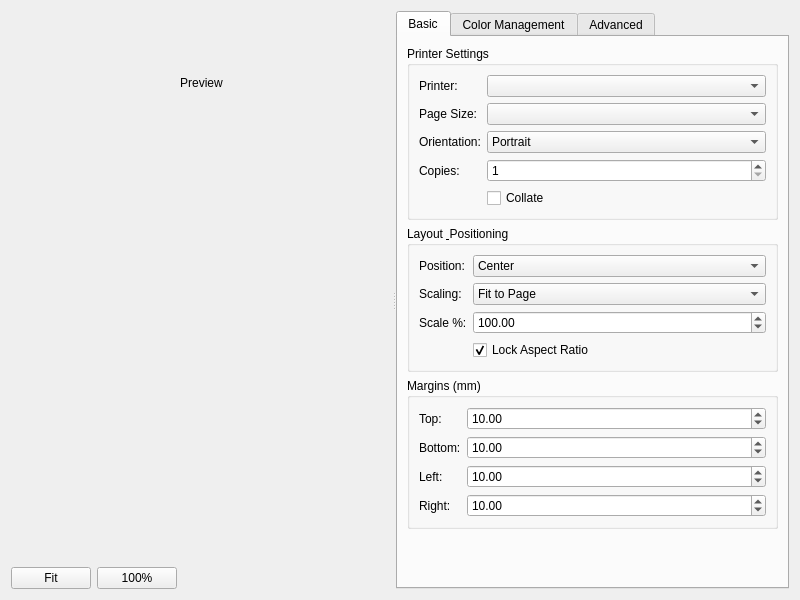
<?xml version="1.0" encoding="UTF-8"?>
<ui version="4.0">
 <author>
    SPDX-FileCopyrightText: none
    SPDX-License-Identifier: GPL-3.0-or-later
  </author>
 <class>WdgPrintOptions</class>
 <widget class="QWidget" name="WdgPrintOptions">
  <property name="geometry">
   <rect>
    <x>0</x>
    <y>0</y>
    <width>800</width>
    <height>600</height>
   </rect>
  </property>
  <property name="windowTitle">
   <string>Print Options</string>
  </property>
  <layout class="QHBoxLayout" name="horizontalLayout_main">
   <item>
    <widget class="QSplitter" name="splitter">
     <property name="orientation">
      <enum>Qt::Horizontal</enum>
     </property>
     <widget class="QWidget" name="previewContainer" native="true">
      <layout class="QVBoxLayout" name="verticalLayout_preview">
       <item>
        <widget class="QLabel" name="lblPreview">
         <property name="text">
          <string>Preview</string>
         </property>
         <property name="alignment">
          <set>Qt::AlignCenter</set>
         </property>
        </widget>
       </item>
       <item>
        <widget class="KisPrintPreviewWidget" name="previewWidget" native="true">
         <property name="minimumSize">
          <size>
           <width>300</width>
           <height>400</height>
          </size>
         </property>
        </widget>
       </item>
       <item>
        <layout class="QHBoxLayout" name="horizontalLayout_zoom">
         <item>
          <widget class="QPushButton" name="btnFitToWindow">
           <property name="text">
            <string>Fit</string>
           </property>
          </widget>
         </item>
         <item>
          <widget class="QPushButton" name="btnZoom100">
           <property name="text">
            <string>100%</string>
           </property>
          </widget>
         </item>
         <item>
          <spacer name="horizontalSpacer_zoom">
           <property name="orientation">
            <enum>Qt::Horizontal</enum>
           </property>
           <property name="sizeHint" stdset="0">
            <size>
             <width>40</width>
             <height>20</height>
            </size>
           </property>
          </spacer>
         </item>
        </layout>
       </item>
      </layout>
     </widget>
     <widget class="QWidget" name="optionsContainer" native="true">
      <layout class="QVBoxLayout" name="verticalLayout_options">
       <item>
        <widget class="QTabWidget" name="tabWidget">
         <property name="currentIndex">
          <number>0</number>
         </property>
         <widget class="QWidget" name="tabBasic">
          <attribute name="title">
           <string>Basic</string>
          </attribute>
          <layout class="QVBoxLayout" name="verticalLayout_basic">
           <item>
            <widget class="QGroupBox" name="groupPrinter">
             <property name="title">
              <string>Printer Settings</string>
             </property>
             <layout class="QFormLayout" name="formLayout_printer">
              <item row="0" column="0">
               <widget class="QLabel" name="lblPrinter">
                <property name="text">
                 <string>Printer:</string>
                </property>
               </widget>
              </item>
              <item row="0" column="1">
               <widget class="QComboBox" name="cmbPrinter"/>
              </item>
              <item row="1" column="0">
               <widget class="QLabel" name="lblPageSize">
                <property name="text">
                 <string>Page Size:</string>
                </property>
               </widget>
              </item>
              <item row="1" column="1">
               <widget class="QComboBox" name="cmbPageSize"/>
              </item>
              <item row="2" column="0">
               <widget class="QLabel" name="lblOrientation">
                <property name="text">
                 <string>Orientation:</string>
                </property>
               </widget>
              </item>
              <item row="2" column="1">
               <widget class="QComboBox" name="cmbOrientation">
                <item>
                 <property name="text">
                  <string>Portrait</string>
                 </property>
                </item>
                <item>
                 <property name="text">
                  <string>Landscape</string>
                 </property>
                </item>
               </widget>
              </item>
              <item row="3" column="0">
               <widget class="QLabel" name="lblCopies">
                <property name="text">
                 <string>Copies:</string>
                </property>
               </widget>
              </item>
              <item row="3" column="1">
               <widget class="QSpinBox" name="spinCopies">
                <property name="minimum">
                 <number>1</number>
                </property>
                <property name="maximum">
                 <number>999</number>
                </property>
               </widget>
              </item>
              <item row="4" column="1">
               <widget class="QCheckBox" name="chkCollate">
                <property name="text">
                 <string>Collate</string>
                </property>
               </widget>
              </item>
             </layout>
            </widget>
           </item>
           <item>
            <widget class="QGroupBox" name="groupLayout">
             <property name="title">
              <string>Layout &amp; Positioning</string>
             </property>
             <layout class="QFormLayout" name="formLayout_layout">
              <item row="0" column="0">
               <widget class="QLabel" name="lblPosition">
                <property name="text">
                 <string>Position:</string>
                </property>
               </widget>
              </item>
              <item row="0" column="1">
               <widget class="QComboBox" name="cmbPosition">
                <item>
                 <property name="text">
                  <string>Center</string>
                 </property>
                </item>
                <item>
                 <property name="text">
                  <string>Top-Left</string>
                 </property>
                </item>
                <item>
                 <property name="text">
                  <string>Custom</string>
                 </property>
                </item>
               </widget>
              </item>
              <item row="1" column="0">
               <widget class="QLabel" name="lblScaling">
                <property name="text">
                 <string>Scaling:</string>
                </property>
               </widget>
              </item>
              <item row="1" column="1">
               <widget class="QComboBox" name="cmbScaling">
                <item>
                 <property name="text">
                  <string>Fit to Page</string>
                 </property>
                </item>
                <item>
                 <property name="text">
                  <string>Percentage</string>
                 </property>
                </item>
                <item>
                 <property name="text">
                  <string>Specific Dimensions</string>
                 </property>
                </item>
               </widget>
              </item>
              <item row="2" column="0">
               <widget class="QLabel" name="lblScalePercent">
                <property name="text">
                 <string>Scale %:</string>
                </property>
               </widget>
              </item>
              <item row="2" column="1">
               <widget class="QDoubleSpinBox" name="spinScalePercent">
                <property name="minimum">
                 <double>1.000000000000000</double>
                </property>
                <property name="maximum">
                 <double>1000.000000000000000</double>
                </property>
                <property name="value">
                 <double>100.000000000000000</double>
                </property>
               </widget>
              </item>
              <item row="3" column="1">
               <widget class="QCheckBox" name="chkLockAspectRatio">
                <property name="text">
                 <string>Lock Aspect Ratio</string>
                </property>
                <property name="checked">
                 <bool>true</bool>
                </property>
               </widget>
              </item>
             </layout>
            </widget>
           </item>
           <item>
            <widget class="QGroupBox" name="groupMargins">
             <property name="title">
              <string>Margins (mm)</string>
             </property>
             <layout class="QFormLayout" name="formLayout_margins">
              <item row="0" column="0">
               <widget class="QLabel" name="lblMarginTop">
                <property name="text">
                 <string>Top:</string>
                </property>
               </widget>
              </item>
              <item row="0" column="1">
               <widget class="QDoubleSpinBox" name="spinMarginTop">
                <property name="minimum">
                 <double>0.000000000000000</double>
                </property>
                <property name="maximum">
                 <double>100.000000000000000</double>
                </property>
                <property name="value">
                 <double>10.000000000000000</double>
                </property>
               </widget>
              </item>
              <item row="1" column="0">
               <widget class="QLabel" name="lblMarginBottom">
                <property name="text">
                 <string>Bottom:</string>
                </property>
               </widget>
              </item>
              <item row="1" column="1">
               <widget class="QDoubleSpinBox" name="spinMarginBottom">
                <property name="minimum">
                 <double>0.000000000000000</double>
                </property>
                <property name="maximum">
                 <double>100.000000000000000</double>
                </property>
                <property name="value">
                 <double>10.000000000000000</double>
                </property>
               </widget>
              </item>
              <item row="2" column="0">
               <widget class="QLabel" name="lblMarginLeft">
                <property name="text">
                 <string>Left:</string>
                </property>
               </widget>
              </item>
              <item row="2" column="1">
               <widget class="QDoubleSpinBox" name="spinMarginLeft">
                <property name="minimum">
                 <double>0.000000000000000</double>
                </property>
                <property name="maximum">
                 <double>100.000000000000000</double>
                </property>
                <property name="value">
                 <double>10.000000000000000</double>
                </property>
               </widget>
              </item>
              <item row="3" column="0">
               <widget class="QLabel" name="lblMarginRight">
                <property name="text">
                 <string>Right:</string>
                </property>
               </widget>
              </item>
              <item row="3" column="1">
               <widget class="QDoubleSpinBox" name="spinMarginRight">
                <property name="minimum">
                 <double>0.000000000000000</double>
                </property>
                <property name="maximum">
                 <double>100.000000000000000</double>
                </property>
                <property name="value">
                 <double>10.000000000000000</double>
                </property>
               </widget>
              </item>
             </layout>
            </widget>
           </item>
           <item>
            <spacer name="verticalSpacer_basic">
             <property name="orientation">
              <enum>Qt::Vertical</enum>
             </property>
             <property name="sizeHint" stdset="0">
              <size>
               <width>20</width>
               <height>40</height>
              </size>
             </property>
            </spacer>
           </item>
          </layout>
         </widget>
         <widget class="QWidget" name="tabColorManagement">
          <attribute name="title">
           <string>Color Management</string>
          </attribute>
          <layout class="QVBoxLayout" name="verticalLayout_color">
           <item>
            <widget class="QGroupBox" name="groupColorManagement">
             <property name="title">
              <string>Color Settings</string>
             </property>
             <layout class="QFormLayout" name="formLayout_color">
              <item row="0" column="0">
               <widget class="QLabel" name="lblSourceProfile">
                <property name="text">
                 <string>Source Profile:</string>
                </property>
               </widget>
              </item>
              <item row="0" column="1">
               <widget class="QLabel" name="lblSourceProfileValue">
                <property name="text">
                 <string>Document Color Space</string>
                </property>
               </widget>
              </item>
              <item row="1" column="0">
               <widget class="QLabel" name="lblPrinterProfile">
                <property name="text">
                 <string>Printer Profile:</string>
                </property>
               </widget>
              </item>
              <item row="1" column="1">
               <widget class="QComboBox" name="cmbPrinterProfile"/>
              </item>
              <item row="2" column="0">
               <widget class="QLabel" name="lblRenderingIntent">
                <property name="text">
                 <string>Rendering Intent:</string>
                </property>
               </widget>
              </item>
              <item row="2" column="1">
               <widget class="QComboBox" name="cmbRenderingIntent">
                <item>
                 <property name="text">
                  <string>Perceptual</string>
                 </property>
                </item>
                <item>
                 <property name="text">
                  <string>Relative Colorimetric</string>
                 </property>
                </item>
                <item>
                 <property name="text">
                  <string>Saturation</string>
                 </property>
                </item>
                <item>
                 <property name="text">
                  <string>Absolute Colorimetric</string>
                 </property>
                </item>
               </widget>
              </item>
              <item row="3" column="1">
               <widget class="QCheckBox" name="chkBlackPointCompensation">
                <property name="text">
                 <string>Black Point Compensation</string>
                </property>
                <property name="checked">
                 <bool>true</bool>
                </property>
               </widget>
              </item>
              <item row="4" column="1">
               <widget class="QCheckBox" name="chkProofColors">
                <property name="text">
                 <string>Proof Colors</string>
                </property>
               </widget>
              </item>
             </layout>
            </widget>
           </item>
           <item>
            <spacer name="verticalSpacer_color">
             <property name="orientation">
              <enum>Qt::Vertical</enum>
             </property>
             <property name="sizeHint" stdset="0">
              <size>
               <width>20</width>
               <height>40</height>
              </size>
             </property>
            </spacer>
           </item>
          </layout>
         </widget>
         <widget class="QWidget" name="tabAdvanced">
          <attribute name="title">
           <string>Advanced</string>
          </attribute>
          <layout class="QVBoxLayout" name="verticalLayout_advanced">
           <item>
            <widget class="QGroupBox" name="groupPrintMarks">
             <property name="title">
              <string>Print Marks</string>
             </property>
             <layout class="QVBoxLayout" name="verticalLayout_marks">
              <item>
               <widget class="QCheckBox" name="chkCropMarks">
                <property name="text">
                 <string>Crop Marks</string>
                </property>
               </widget>
              </item>
              <item>
               <widget class="QCheckBox" name="chkRegistrationMarks">
                <property name="text">
                 <string>Registration Marks</string>
                </property>
               </widget>
              </item>
              <item>
               <widget class="QCheckBox" name="chkColorBars">
                <property name="text">
                 <string>Color Bars</string>
                </property>
               </widget>
              </item>
              <item>
               <widget class="QCheckBox" name="chkPageInfo">
                <property name="text">
                 <string>Page Information</string>
                </property>
               </widget>
              </item>
             </layout>
            </widget>
           </item>
           <item>
            <widget class="QGroupBox" name="groupImageAdjustments">
             <property name="title">
              <string>Image Adjustments</string>
             </property>
             <layout class="QFormLayout" name="formLayout_adjustments">
              <item row="0" column="0">
               <widget class="QLabel" name="lblBrightness">
                <property name="text">
                 <string>Brightness:</string>
                </property>
               </widget>
              </item>
              <item row="0" column="1">
               <widget class="QSlider" name="sliderBrightness">
                <property name="minimum">
                 <number>-100</number>
                </property>
                <property name="maximum">
                 <number>100</number>
                </property>
                <property name="orientation">
                 <enum>Qt::Horizontal</enum>
                </property>
               </widget>
              </item>
              <item row="1" column="0">
               <widget class="QLabel" name="lblContrast">
                <property name="text">
                 <string>Contrast:</string>
                </property>
               </widget>
              </item>
              <item row="1" column="1">
               <widget class="QSlider" name="sliderContrast">
                <property name="minimum">
                 <number>-100</number>
                </property>
                <property name="maximum">
                 <number>100</number>
                </property>
                <property name="orientation">
                 <enum>Qt::Horizontal</enum>
                </property>
               </widget>
              </item>
              <item row="2" column="0">
               <widget class="QLabel" name="lblSaturation">
                <property name="text">
                 <string>Saturation:</string>
                </property>
               </widget>
              </item>
              <item row="2" column="1">
               <widget class="QSlider" name="sliderSaturation">
                <property name="minimum">
                 <number>-100</number>
                </property>
                <property name="maximum">
                 <number>100</number>
                </property>
                <property name="orientation">
                 <enum>Qt::Horizontal</enum>
                </property>
               </widget>
              </item>
              <item row="3" column="1">
               <widget class="QCheckBox" name="chkPrintBackgroundColor">
                <property name="text">
                 <string>Print Background Color</string>
                </property>
                <property name="checked">
                 <bool>true</bool>
                </property>
               </widget>
              </item>
             </layout>
            </widget>
           </item>
           <item>
            <spacer name="verticalSpacer_advanced">
             <property name="orientation">
              <enum>Qt::Vertical</enum>
             </property>
             <property name="sizeHint" stdset="0">
              <size>
               <width>20</width>
               <height>40</height>
              </size>
             </property>
            </spacer>
           </item>
          </layout>
         </widget>
        </widget>
       </item>
      </layout>
     </widget>
    </widget>
   </item>
  </layout>
 </widget>
 <customwidgets>
  <customwidget>
   <class>KisPrintPreviewWidget</class>
   <extends>QWidget</extends>
   <header>widgets/KisPrintPreviewWidget.h</header>
   <container>1</container>
  </customwidget>
 </customwidgets>
 <resources/>
 <connections/>
</ui>
